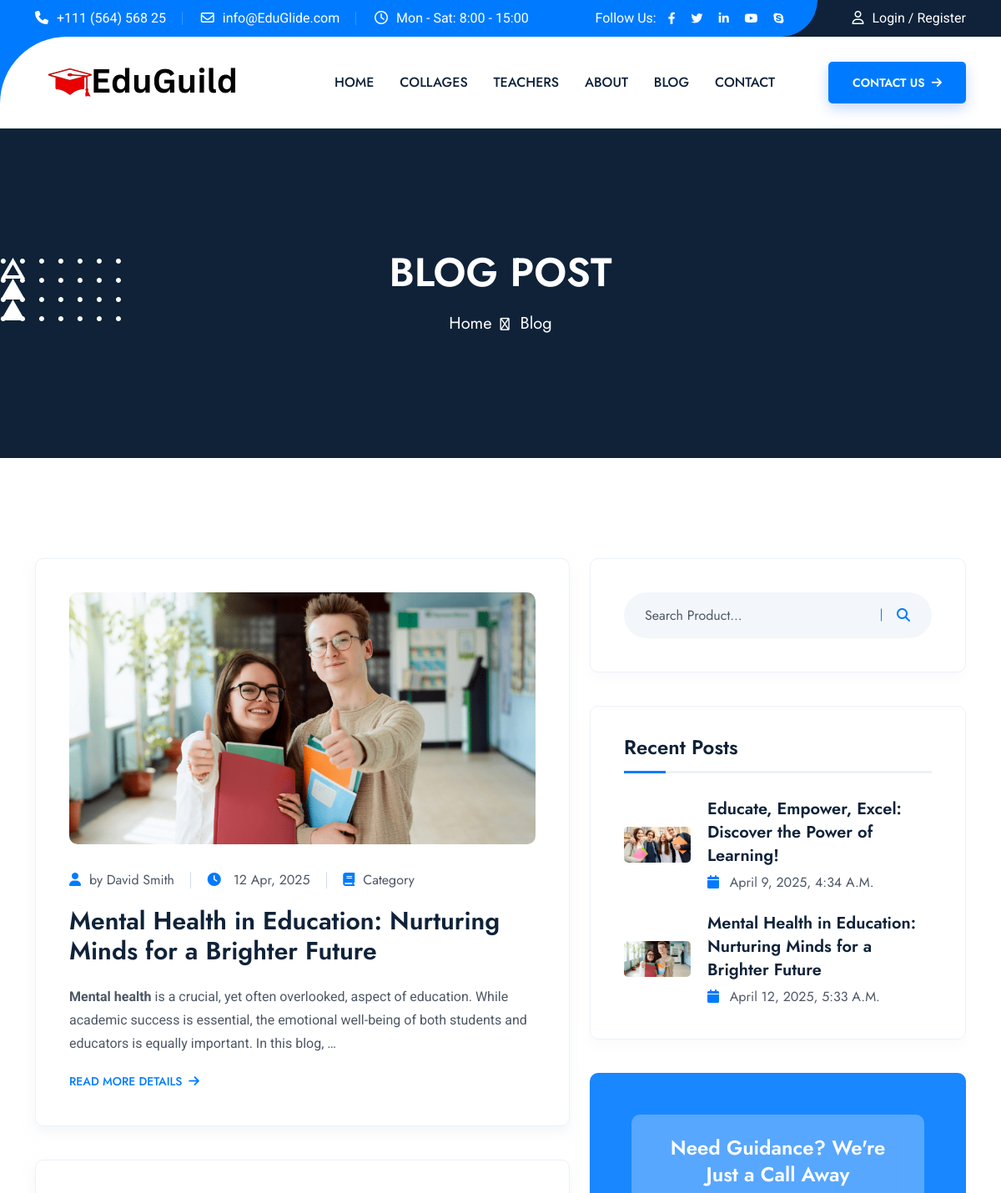
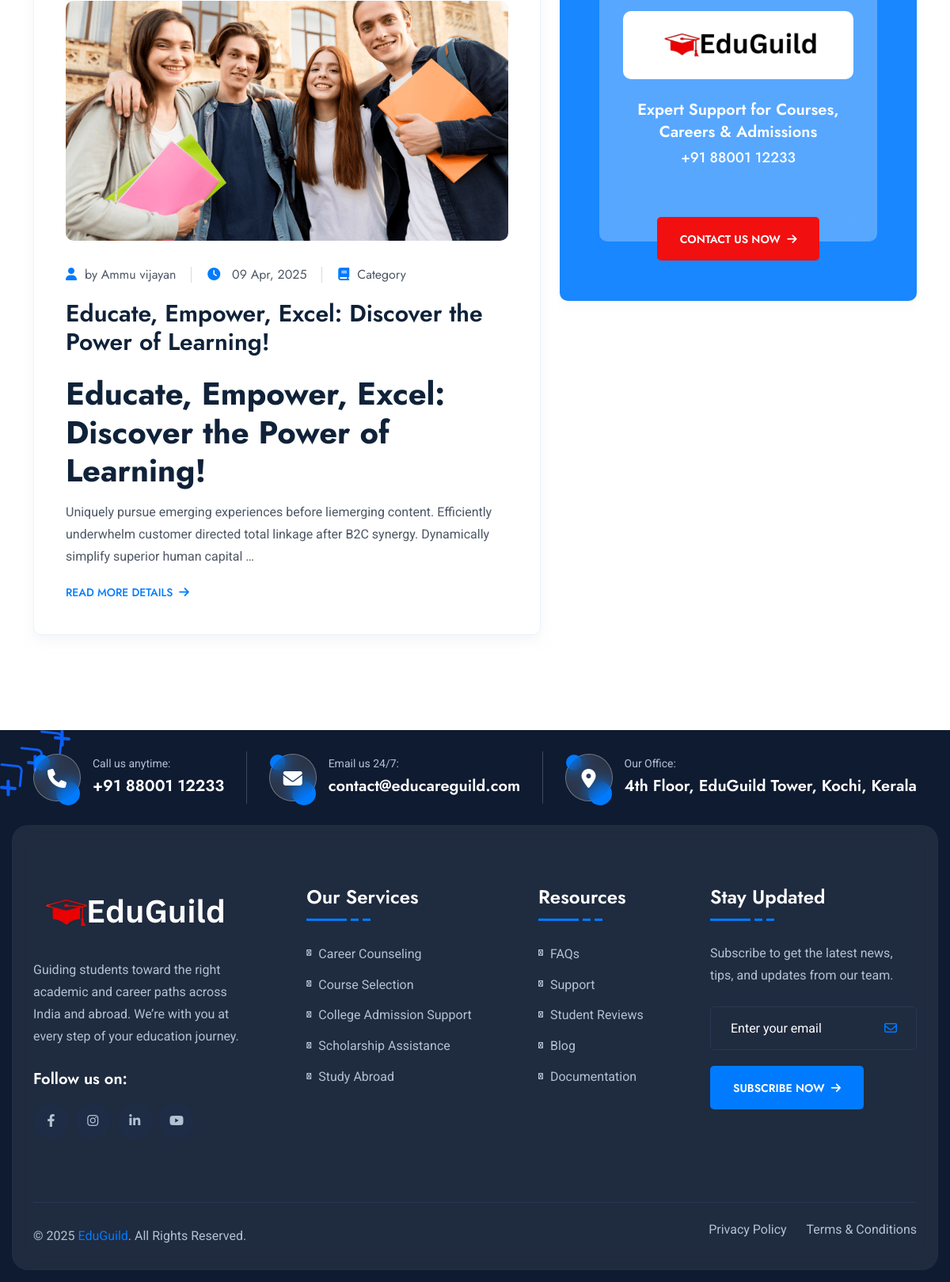
Screenshot of /blog/ with the database file from the repository (2 pictures, top to bottom).
### collages/models.py (models this page shows, shortened)
class Blog(models.Model):
    author = models.CharField(max_length=100, help_text="Author of the blog post")
    title = models.CharField(max_length=200)
    slug = models.SlugField(max_length=200, unique=True, help_text="Unique URL-friendly identifier for the blog post")
    content = CKEditor5Field(config_name='extends')
    image = models.ImageField(upload_to='blogs/', blank=True, null=True)
    created_at = models.DateTimeField(auto_now_add=True)
    updated_at = models.DateTimeField(auto_now=True)
    class Meta:
        ordering = ['-created_at']
        verbose_name = 'Blog Post'
        verbose_name_plural = 'Blog Posts'

### admission_app/views.py (the view)
# urls.py: path('blog/', BlogListView.as_view(), name='blog'),
class BlogListView(ListView):
    model = Blog
    template_name = 'blog.html'
    context_object_name = 'blogs'
    paginate_by = 10
    def get_context_data(self, **kwargs):
        context = super().get_context_data(**kwargs)
        context['page_title'] = "Blogs"
        return context

### templates/blog.html (shortened to what this page needs)
<!doctype html>
{% load static %}
<html class="no-js" lang="zxx">
<head>
    <link rel="stylesheet" href="https://cdnjs.cloudflare.com/ajax/libs/font-awesome/6.4.0/css/all.min.css">
    <link rel="stylesheet" href="{% static 'assets/css/app.min.css' %}">
    <link rel="stylesheet" href="{% static 'assets/css/style.css' %}">
</head>
<body>
    {% include 'partials/header.html' %}
    <div class="breadcumb-wrapper" data-bg-src="{% static 'assets/img/bg/breadcumb-bg.jpg' %}" data-overlay="title"
        data-opacity="8">
        <div class="breadcumb-shape" data-bg-src="{% static 'assets/img/bg/breadcumb_shape_1_1.png' %}"></div>
        <div class="shape-mockup breadcumb-shape2 jump d-lg-block d-none" data-right="30px" data-bottom="30px"><img
                src="{% static 'assets/img/bg/breadcumb_shape_1_2.png' %}" alt="shape"></div>
        <div class="shape-mockup breadcumb-shape3 jump-reverse d-lg-block d-none" data-left="50px" data-bottom="80px">
            <img src="{% static 'assets/img/bg/breadcumb_shape_1_3.png' %}" alt="shape">
        </div>
        <div class="container">
            <div class="breadcumb-content text-center">
                <h1 class="breadcumb-title">Blog Post</h1>
                <ul class="breadcumb-menu">
                    <li><a href="{% url 'home' %}">Home</a></li>
                    <li>Blog</li>
                </ul>
            </div>
        </div>
    </div>
    <section class="th-blog-wrapper space-top space-extra2-bottom">
        <div class="container">
            <div class="row gx-40">
                <div class="col-xxl-8 col-lg-7">
                    {% for blog in blogs %}
                    <div class="th-blog blog-single has-post-thumbnail">
                        <div class="blog-img">
                            <a href="">
                                {% if blog.image %}
                                <img src="{{ blog.image.url }}" alt="{{ blog.title }}">
                                {% else %}
                                <img src="{% static 'assets/img/blog/default.jpg' %}" alt="Default Blog Image">
                                {% endif %}
                            </a>
                        </div>
                        <div class="blog-content">
                            <div class="blog-meta">
                                <a class="author" href="{% url 'blog_detail' blog.slug %}"><i
                                        class="fas fa-light fa-user"></i>by {{ blog.author }}</a>
                                <a href="{% url 'blog_detail' blog.slug %}"><i class="fas fa-light fa-clock"></i>
                                    {{ blog.created_at|date:"d M, Y" }}</a>
                                <a href="{% url 'blog_detail' blog.slug %}"><i
                                        class="fas fa-light fa-book"></i>Category</a>
                            </div>
                            <h2 class="blog-title">
                                <a href="">{{ blog.title }}</a>
                            </h2>
                            <p class="blog-text">{{ blog.content|safe|truncatewords_html:30 }}</p>
                            <a href="{% url 'blog_detail' blog.slug %}" class="link-btn">Read More Details<i
                                    class="fas fa-arrow-right ms-2"></i></a>
                        </div>
                    </div>
                    {% endfor %}
                </div>
                <div class="col-xxl-4 col-lg-5">
                    <aside class="sidebar-area">
                        <div class="widget widget_search">
                            <form class="search-form"><input type="text" placeholder="Search Product..."> <button
                                    type="submit"><i class="fas fa-search"></i></button></form>
                        </div>
                        <div class="widget">
                            <h3 class="widget_title">Recent Posts</h3>
                            <div class="recent-post-wrap">
                                {% for blog in blogs reversed %}
                                <div class="recent-post">
                                    <div class="media-img">
                                        <a href="">
                                            <img src="{{ blog.image.url }}" alt="Blog Image">
                                        </a>
                                    </div>
                                    <div class="media-body">
                                        <h4 class="post-title">
                                            <a class="text-inherit" href="{% url 'blog_detail' blog.slug %}">
                                                {{ blog.title }}</a>
                                        </h4>
                                        <div class="recent-post-meta">
                                            <a href="{% url 'blog_detail' blog.slug %}"><i class="fas fa-calendar"></i>
                                                {{ blog.created_at }}</a>
                                        </div>
                                    </div>
                                </div>
                                {% endfor %}
                            </div>
                        </div>
                        <div class="widget widget_banner" data-overlay="theme" data-opacity="9"
                            data-bg-src="{% static 'assets/img/widget/widget-banner-bg.png' %}">
                            <div class="widget-banner text-center">
                                <h4 class="title">Need Guidance? We're Just a Call Away</h4>
                                <div class="logo">
                                    <img src="{% static 'assets/img/logo-black.png' %}" alt="EduGuild Logo">
                                </div>
                                <h5 class="subtitle">Expert Support for Courses, Careers & Admissions</h5>
                                <a href="tel:+918800112233" class="link">+91 88001 12233</a>
                                <a href="{% url 'contact' %}" class="th-btn style7 mt-2">Contact Us Now <i
                                        class="fas fa-arrow-right ms-1"></i></a>
                            </div>
                        </div>
                    </aside>
                </div>
            </div>
        </div>
    </section>
    {% include 'partials/footer.html' %}
</body>
</html>

### rows the page displays
Blog: image (picture), author "David Smith", created_at "12 Apr, 2025", title "Mental Health in Education: Nurturing Minds for a Brighter Future", content "Mental health is a crucial, yet often overlooked, aspect of education. While academic success is essential, the emotional well-being of both students and educators is equally important. In this blog, …", created_at "April 12, 2025, 5:33 A.m."
Blog: image (picture), author "Ammu vijayan", created_at "09 Apr, 2025", title "Educate, Empower, Excel: Discover the Power of Learning!", content "Educate, Empower, Excel: Discover the Power of Learning! Uniquely pursue emerging experiences before liemerging content. Efficiently underwhelm customer directed total linkage after B2C synergy. Dynamically simplify superior human capital …", created_at "April 9, 2025, 4:34 A.m."
